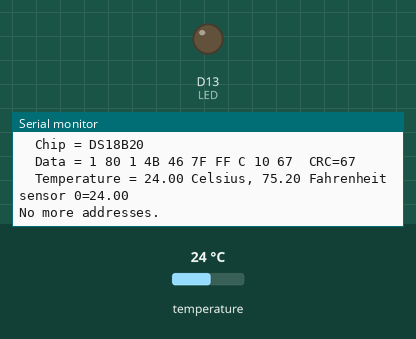
Bench run of a sketch on a simulated Arduino MKR. Shown: output pins drawn as LEDs (lit = HIGH), the last lines printed to the serial monitor. The inputs (shaded band) are chosen by the test bench; at power-on: temperature 24 °C. No radio packets arrive unless stated; pins used as bus, display or sensor lines are not drawn.

Above: at 1.3 s.
1.4 s: temperature set to 12 °C
At 2.2 s:
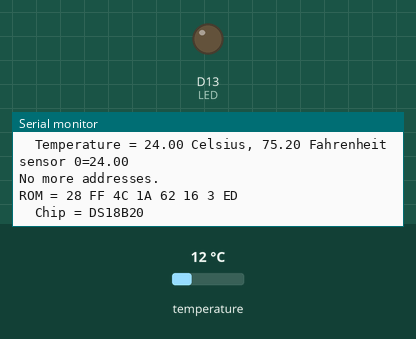
5.2 s: temperature set to 28 °C
At 5.2 s:
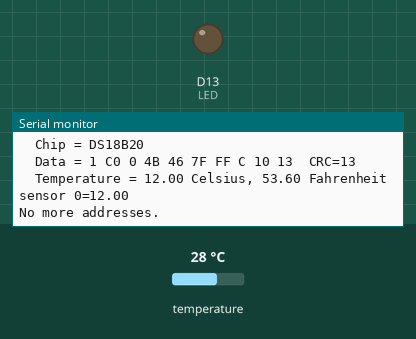
Timing chart, 0 to 8.2 s (numbered marks = the images above; inputs shaded):
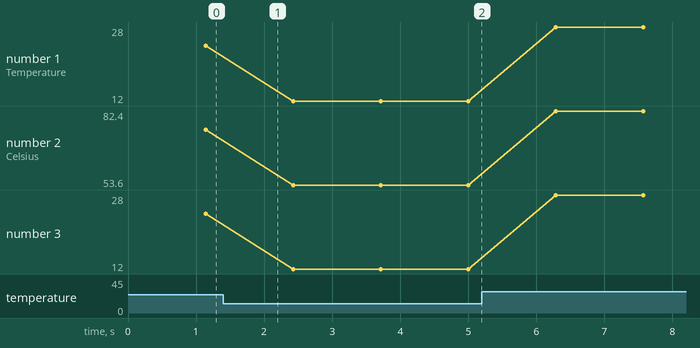

The sketch:

sender_two_sleep_id_chicken.ino
```cpp
// Feather9x_TX
// -*- mode: C++ -*-
// Example sketch showing how to create a simple messaging client (transmitter)
// with the RH_RF95 class. RH_RF95 class does not provide for addressing or
// reliability, so you should only use RH_RF95 if you do not need the higher
// level messaging abilities.
// It is designed to work with the other example Feather9x_RX
#include <OneWire.h>
#include <SPI.h>
#include <RH_RF95.h>
#include "ArduinoLowPower.h" //https://github.com/arduino-libraries/ArduinoLowPower.git
#include <Adafruit_SleepyDog.h>

/* for feather32u4
#define RFM95_CS 8
#define RFM95_RST 4
#define RFM95_INT 7
*/

#define remote_id 1


int sleep_interval = 2000; //milliseconds // BUG -- why can't we set this to 5000 w/ wake_counter_max > 2?
#define watchdog_interval 15000 // milliseconds

int wake_counter_max = 150; // for 10 min
int wake_counter = 0;

typedef struct {
  int           remoteID; //store this nodeId
  float         batt; //uptime in ms
  float         temp1;   //temperature maybe?
  float         temp2;
} Payload;
Payload theData;


// for feather m0
#define RFM95_CS 8
#define RFM95_RST 4
#define RFM95_INT 3


/* for shield
#define RFM95_CS 10
#define RFM95_RST 9
#define RFM95_INT 7
*/

/* Feather 32u4 w/wing
#define RFM95_RST     11   // "A"
#define RFM95_CS      10   // "B"
#define RFM95_INT     2    // "SDA" (only SDA/SCL/RX/TX have IRQ!)
*/

/* Feather m0 w/wing
#define RFM95_RST     11   // "A"
#define RFM95_CS      10   // "B"
#define RFM95_INT     6    // "D"
*/

#define VBATPIN A7


#if defined(ESP8266)
  /* for ESP w/featherwing */
  #define RFM95_CS  2    // "E"
  #define RFM95_RST 16   // "D"
  #define RFM95_INT 15   // "B"

#elif defined(ADAFRUIT_FEATHER_M0) || defined(ADAFRUIT_FEATHER_M0_EXPRESS) || defined(ARDUINO_SAMD_FEATHER_M0)
  // Feather M0 w/Radio
  #define RFM95_CS      8
  #define RFM95_INT     3
  #define RFM95_RST     4

#elif defined(ARDUINO_ADAFRUIT_FEATHER_ESP32S2) || defined(ARDUINO_NRF52840_FEATHER) || defined(ARDUINO_NRF52840_FEATHER_SENSE)
  #define RFM95_INT     9  // "A"
  #define RFM95_CS      10  // "B"
  #define RFM95_RST     11  // "C"

#elif defined(ESP32)
  /* ESP32 feather w/wing */
  #define RFM95_RST     27   // "A"
  #define RFM95_CS      33   // "B"
  #define RFM95_INT     12   //  next to A

#elif defined(ARDUINO_NRF52832_FEATHER)
  /* nRF52832 feather w/wing */
  #define RFM95_RST     7   // "A"
  #define RFM95_CS      11   // "B"
  #define RFM95_INT     31   // "C"

#elif defined(TEENSYDUINO)
  /* Teensy 3.x w/wing */
  #define RFM95_RST     9   // "A"
  #define RFM95_CS      10   // "B"
  #define RFM95_INT     4    // "C"
#endif

// Change to 434.0 or other frequency, must match RX's freq!
#define RF95_FREQ 915.0

// Singleton instance of the radio driver
RH_RF95 rf95(RFM95_CS, RFM95_INT);

OneWire  ds(12);  // on pin 10 (a 4.7K resistor is necessary)

#define LED 13
void setup()
{

  pinMode(LED, OUTPUT);
  pinMode(RFM95_RST, OUTPUT);
  digitalWrite(RFM95_RST, HIGH);

  Serial.begin(115200);

  delay(100);

  Serial.println("Feather LoRa TX Test!");

  // manual reset
  digitalWrite(RFM95_RST, LOW);
  delay(10);
  digitalWrite(RFM95_RST, HIGH);
  delay(10);

  while (!rf95.init()) {
    Serial.println("LoRa radio init failed");
    Serial.println("Uncomment '#define SERIAL_DEBUG' in RH_RF95.cpp for detailed debug info");
    while (1);
  }
  Serial.println("LoRa radio init OK!");

  // Defaults after init are 434.0MHz, modulation GFSK_Rb250Fd250, +13dbM
  if (!rf95.setFrequency(RF95_FREQ)) {
    Serial.println("setFrequency failed");
    while (1);
  }
  Serial.print("Set Freq to: "); Serial.println(RF95_FREQ);

  // Defaults after init are 434.0MHz, 13dBm, Bw = 125 kHz, Cr = 4/5, Sf = 128chips/symbol, CRC on

  // The default transmitter power is 13dBm, using PA_BOOST.
  // If you are using RFM95/96/97/98 modules which uses the PA_BOOST transmitter pin, then
  // you can set transmitter powers from 5 to 23 dBm:
  rf95.setTxPower(23, false);
    rf95.sleep();
  digitalWrite(LED, LOW);
}

int16_t packetnum = 0;  // packet counter, we increment per xmission

const int num_sensors = 2; // number of temp sensors
float temps[num_sensors];


void loop()
{

  Watchdog.reset();

    if (wake_counter==0) { // then read the sensor and send

for (int j = 0; j< num_sensors; j++) {

  byte i;
  byte present = 0;
  byte type_s;
  byte data[9];
  byte addr[8];
  float celsius, fahrenheit;

  if ( !ds.search(addr)) {
    Serial.println("No more addresses.");
    Serial.println();
    ds.reset_search();
    delay(250);
    return;
  }

  Serial.print("ROM =");
  for( i = 0; i < 8; i++) {
    Serial.write(' ');
    Serial.print(addr[i], HEX);
  }

  if (OneWire::crc8(addr, 7) != addr[7]) {
      Serial.println("CRC is not valid!");
      return;
  }
  Serial.println();

  // the first ROM byte indicates which chip
  switch (addr[0]) {
    case 0x10:
      Serial.println("  Chip = DS18S20");  // or old DS1820
      type_s = 1;
      break;
    case 0x28:
      Serial.println("  Chip = DS18B20");
      type_s = 0;
      break;
    case 0x22:
      Serial.println("  Chip = DS1822");
      type_s = 0;
      break;
    default:
      Serial.println("Device is not a DS18x20 family device.");
      return;
  }

  ds.reset();
  ds.select(addr);
  ds.write(0x44, 1);        // start conversion, with parasite power on at the end

  delay(1000);     // maybe 750ms is enough, maybe not
  // we might do a ds.depower() here, but the reset will take care of it.

  present = ds.reset();
  ds.select(addr);
  ds.write(0xBE);         // Read Scratchpad

  Serial.print("  Data = ");
  Serial.print(present, HEX);
  Serial.print(" ");
  for ( i = 0; i < 9; i++) {           // we need 9 bytes
    data[i] = ds.read();
    Serial.print(data[i], HEX);
    Serial.print(" ");
  }
  Serial.print(" CRC=");
  Serial.print(OneWire::crc8(data, 8), HEX);
  Serial.println();

  // Convert the data to actual temperature
  // because the result is a 16 bit signed integer, it should
  // be stored to an "int16_t" type, which is always 16 bits
  // even when compiled on a 32 bit processor.
  int16_t raw = (data[1] << 8) | data[0];
  if (type_s) {
    raw = raw << 3; // 9 bit resolution default
    if (data[7] == 0x10) {
      // "count remain" gives full 12 bit resolution
      raw = (raw & 0xFFF0) + 12 - data[6];
    }
  } else {
    byte cfg = (data[4] & 0x60);
    // at lower res, the low bits are undefined, so let's zero them
    if (cfg == 0x00) raw = raw & ~7;  // 9 bit resolution, 93.75 ms
    else if (cfg == 0x20) raw = raw & ~3; // 10 bit res, 187.5 ms
    else if (cfg == 0x40) raw = raw & ~1; // 11 bit res, 375 ms
    //// default is 12 bit resolution, 750 ms conversion time
  }
  celsius = (float)raw / 16.0;
  fahrenheit = celsius * 1.8 + 32.0;
  Serial.print("  Temperature = ");
  Serial.print(celsius);
  Serial.print(" Celsius, ");
  Serial.print(fahrenheit);
  Serial.println(" Fahrenheit");


    Serial.print("sensor ");
  Serial.print(j);
  Serial.print("=");
  Serial.println(celsius);

theData.remoteID = remote_id;


if (j==0) {
  theData.temp1=celsius;
}
if (j==1) {

theData.temp2 = celsius;

float measuredvbat = analogRead(VBATPIN);
measuredvbat *= 2;    // we divided by 2, so multiply back
measuredvbat *= 3.3;  // Multiply by 3.3V, our reference voltage
measuredvbat /= 1024; // convert to voltage

theData.batt = measuredvbat;

  delay(1000); // Wait 1 second between transmits, could also 'sleep' here!
  Serial.println("Transmitting..."); // Send a message to rf95_server

  char radiopacket[20] = "Hello World #      ";
  itoa(packetnum++, radiopacket+13, 10);
  Serial.print("Sending "); Serial.println(radiopacket);
  radiopacket[19] = 0;

  Serial.println("Sending...");
  delay(10);
  //rf95.send((uint8_t *)radiopacket, 20);
  //rf95.send((const void*)(&theData), sizeof(theData))
  rf95.send((uint8_t *)&theData, sizeof(theData));
    digitalWrite(LED, HIGH);

  Serial.println("Waiting for packet to complete...");
  delay(10);
  rf95.waitPacketSent();
      digitalWrite(LED, LOW);

  // Now wait for a reply
  uint8_t buf[RH_RF95_MAX_MESSAGE_LEN];
  uint8_t len = sizeof(buf);

  Serial.println("Waiting for reply...");
  if (rf95.waitAvailableTimeout(1000))
  {
    // Should be a reply message for us now
    if (rf95.recv(buf, &len))
   {
      Serial.print("Got reply: ");
      Serial.println((char*)buf);
      Serial.print("RSSI: ");
      Serial.println(rf95.lastRssi(), DEC);
    }
    else
    {
      Serial.println("Receive failed");
    }
  }
  else
  {
    Serial.println("No reply, is there a listener around?");
  }

}

}
    }

     wake_counter=wake_counter+1;
  if (wake_counter>=wake_counter_max) {
    wake_counter=0;
  }


  digitalWrite(LED_BUILTIN, HIGH);
  delay(10);
  digitalWrite(LED_BUILTIN, LOW);
  delay(10);

  Serial.println("sleep chunk ...");
   LowPower.sleep(sleep_interval);
   //delay(sleep_interval);

  rf95.sleep();
}
```

Measured:
- plotted number 1: 24 → 12 after the input at 1.4 s
- plotted number 2: 75.2 → 53.6 after the input at 1.4 s, 53.6 → 82.4 after the input at 5.2 s
- plotted number 3: 24 → 12 after the input at 1.4 s
